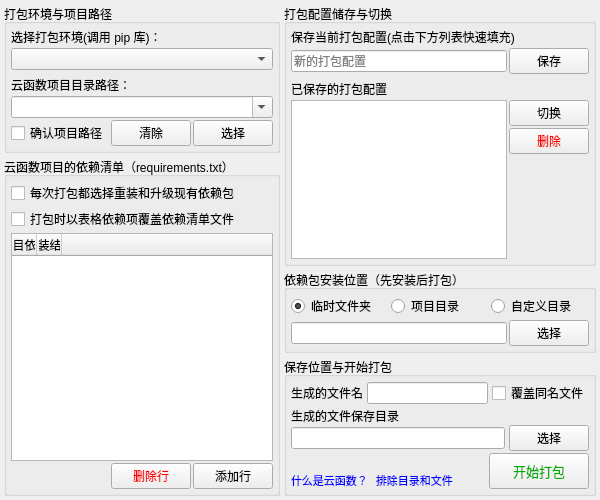
<?xml version="1.0" encoding="UTF-8"?>
<ui version="4.0">
 <class>cloud_function</class>
 <widget class="QMainWindow" name="cloud_function">
  <property name="windowModality">
   <enum>Qt::WindowModal</enum>
  </property>
  <property name="geometry">
   <rect>
    <x>0</x>
    <y>0</y>
    <width>600</width>
    <height>500</height>
   </rect>
  </property>
  <property name="font">
   <font>
    <family>Microsoft YaHei UI</family>
   </font>
  </property>
  <property name="windowTitle">
   <string>云函数部署程序打包工具</string>
  </property>
  <widget class="QWidget" name="centralwidget">
   <layout class="QHBoxLayout" name="horizontalLayout_12">
    <property name="spacing">
     <number>4</number>
    </property>
    <property name="leftMargin">
     <number>4</number>
    </property>
    <property name="topMargin">
     <number>4</number>
    </property>
    <property name="rightMargin">
     <number>4</number>
    </property>
    <property name="bottomMargin">
     <number>4</number>
    </property>
    <item>
     <layout class="QVBoxLayout" name="verticalLayout_3" stretch="0,1">
      <item>
       <widget class="QGroupBox" name="groupBox_2">
        <property name="title">
         <string>打包环境与项目路径</string>
        </property>
        <layout class="QVBoxLayout" name="verticalLayout_5">
         <property name="leftMargin">
          <number>4</number>
         </property>
         <property name="topMargin">
          <number>4</number>
         </property>
         <property name="rightMargin">
          <number>4</number>
         </property>
         <property name="bottomMargin">
          <number>4</number>
         </property>
         <item>
          <layout class="QVBoxLayout" name="verticalLayout">
           <property name="spacing">
            <number>2</number>
           </property>
           <item>
            <widget class="QLabel" name="label">
             <property name="text">
              <string>选择打包环境(调用 pip 库)：</string>
             </property>
            </widget>
           </item>
           <item>
            <widget class="QComboBox" name="uiComboBox_python_envs"/>
           </item>
          </layout>
         </item>
         <item>
          <layout class="QVBoxLayout" name="verticalLayout_4">
           <property name="spacing">
            <number>2</number>
           </property>
           <item>
            <widget class="QLabel" name="label_3">
             <property name="text">
              <string>云函数项目目录路径：</string>
             </property>
            </widget>
           </item>
           <item>
            <widget class="QComboBox" name="uiComboBox_preject_path">
             <property name="editable">
              <bool>true</bool>
             </property>
            </widget>
           </item>
           <item>
            <layout class="QHBoxLayout" name="horizontalLayout_2">
             <item>
              <widget class="QCheckBox" name="uiCheckBox_confirm_project_path">
               <property name="text">
                <string>确认项目路径</string>
               </property>
              </widget>
             </item>
             <item>
              <spacer name="horizontalSpacer">
               <property name="orientation">
                <enum>Qt::Horizontal</enum>
               </property>
               <property name="sizeHint" stdset="0">
                <size>
                 <width>40</width>
                 <height>20</height>
                </size>
               </property>
              </spacer>
             </item>
             <item>
              <widget class="QPushButton" name="uiPushButton_clear_path">
               <property name="text">
                <string>清除</string>
               </property>
              </widget>
             </item>
             <item>
              <widget class="QPushButton" name="uiPushButton_select_projectdir">
               <property name="text">
                <string>选择</string>
               </property>
              </widget>
             </item>
            </layout>
           </item>
          </layout>
         </item>
        </layout>
       </widget>
      </item>
      <item>
       <widget class="QGroupBox" name="groupBox">
        <property name="title">
         <string>云函数项目的依赖清单（requirements.txt）</string>
        </property>
        <layout class="QVBoxLayout" name="verticalLayout_2">
         <property name="spacing">
          <number>2</number>
         </property>
         <property name="leftMargin">
          <number>4</number>
         </property>
         <property name="topMargin">
          <number>4</number>
         </property>
         <property name="rightMargin">
          <number>4</number>
         </property>
         <property name="bottomMargin">
          <number>4</number>
         </property>
         <item>
          <widget class="QCheckBox" name="uiCheckBox_upgrade_requires">
           <property name="text">
            <string>每次打包都选择重装和升级现有依赖包</string>
           </property>
          </widget>
         </item>
         <item>
          <widget class="QCheckBox" name="uiCheckBox_overwrite_requirement">
           <property name="text">
            <string>打包时以表格依赖项覆盖依赖清单文件</string>
           </property>
          </widget>
         </item>
         <item>
          <widget class="QTableWidget" name="uiTableWidget_reqirement_lines">
           <property name="selectionMode">
            <enum>QAbstractItemView::SingleSelection</enum>
           </property>
           <property name="selectionBehavior">
            <enum>QAbstractItemView::SelectRows</enum>
           </property>
           <property name="cornerButtonEnabled">
            <bool>false</bool>
           </property>
           <attribute name="horizontalHeaderDefaultSectionSize">
            <number>25</number>
           </attribute>
           <attribute name="horizontalHeaderHighlightSections">
            <bool>false</bool>
           </attribute>
           <attribute name="horizontalHeaderStretchLastSection">
            <bool>true</bool>
           </attribute>
           <attribute name="verticalHeaderVisible">
            <bool>false</bool>
           </attribute>
           <column>
            <property name="text">
             <string>项目依赖</string>
            </property>
           </column>
           <column>
            <property name="text">
             <string>安装结果</string>
            </property>
           </column>
           <column>
            <property name="text">
             <string/>
            </property>
           </column>
          </widget>
         </item>
         <item>
          <layout class="QHBoxLayout" name="horizontalLayout_3">
           <item>
            <spacer name="horizontalSpacer_3">
             <property name="orientation">
              <enum>Qt::Horizontal</enum>
             </property>
             <property name="sizeHint" stdset="0">
              <size>
               <width>40</width>
               <height>20</height>
              </size>
             </property>
            </spacer>
           </item>
           <item>
            <widget class="QPushButton" name="uiPushButton_delete_line">
             <property name="palette">
              <palette>
               <active>
                <colorrole role="ButtonText">
                 <brush brushstyle="SolidPattern">
                  <color alpha="255">
                   <red>255</red>
                   <green>0</green>
                   <blue>0</blue>
                  </color>
                 </brush>
                </colorrole>
               </active>
               <inactive>
                <colorrole role="ButtonText">
                 <brush brushstyle="SolidPattern">
                  <color alpha="255">
                   <red>255</red>
                   <green>0</green>
                   <blue>0</blue>
                  </color>
                 </brush>
                </colorrole>
               </inactive>
               <disabled>
                <colorrole role="ButtonText">
                 <brush brushstyle="SolidPattern">
                  <color alpha="255">
                   <red>120</red>
                   <green>120</green>
                   <blue>120</blue>
                  </color>
                 </brush>
                </colorrole>
               </disabled>
              </palette>
             </property>
             <property name="text">
              <string>删除行</string>
             </property>
            </widget>
           </item>
           <item>
            <widget class="QPushButton" name="uiPushButton_add_line">
             <property name="text">
              <string>添加行</string>
             </property>
            </widget>
           </item>
          </layout>
         </item>
        </layout>
       </widget>
      </item>
     </layout>
    </item>
    <item>
     <layout class="QVBoxLayout" name="verticalLayout_14">
      <item>
       <widget class="QGroupBox" name="groupBox_5">
        <property name="title">
         <string>打包配置储存与切换</string>
        </property>
        <layout class="QVBoxLayout" name="verticalLayout_10">
         <property name="leftMargin">
          <number>4</number>
         </property>
         <property name="topMargin">
          <number>4</number>
         </property>
         <property name="rightMargin">
          <number>4</number>
         </property>
         <property name="bottomMargin">
          <number>4</number>
         </property>
         <item>
          <layout class="QVBoxLayout" name="verticalLayout_9">
           <property name="spacing">
            <number>2</number>
           </property>
           <item>
            <widget class="QLabel" name="label_5">
             <property name="text">
              <string>保存当前打包配置(点击下方列表快速填充)</string>
             </property>
            </widget>
           </item>
           <item>
            <layout class="QHBoxLayout" name="horizontalLayout_6" stretch="1,0">
             <item>
              <widget class="QLineEdit" name="uiLineEdit_config_name">
               <property name="placeholderText">
                <string>新的打包配置</string>
               </property>
              </widget>
             </item>
             <item>
              <widget class="QPushButton" name="uiPushButton_save_config">
               <property name="text">
                <string>保存</string>
               </property>
              </widget>
             </item>
            </layout>
           </item>
          </layout>
         </item>
         <item>
          <layout class="QVBoxLayout" name="verticalLayout_8">
           <property name="spacing">
            <number>2</number>
           </property>
           <item>
            <widget class="QLabel" name="label_6">
             <property name="text">
              <string>已保存的打包配置</string>
             </property>
            </widget>
           </item>
           <item>
            <layout class="QHBoxLayout" name="horizontalLayout_5" stretch="1,0">
             <item>
              <widget class="QListWidget" name="uiListWidget_config_list"/>
             </item>
             <item>
              <layout class="QVBoxLayout" name="verticalLayout_7">
               <item>
                <widget class="QPushButton" name="uiPushButton_switch_config">
                 <property name="text">
                  <string>切换</string>
                 </property>
                </widget>
               </item>
               <item>
                <widget class="QPushButton" name="uiPushButton_delete_config">
                 <property name="palette">
                  <palette>
                   <active>
                    <colorrole role="ButtonText">
                     <brush brushstyle="SolidPattern">
                      <color alpha="255">
                       <red>255</red>
                       <green>0</green>
                       <blue>0</blue>
                      </color>
                     </brush>
                    </colorrole>
                   </active>
                   <inactive>
                    <colorrole role="ButtonText">
                     <brush brushstyle="SolidPattern">
                      <color alpha="255">
                       <red>255</red>
                       <green>0</green>
                       <blue>0</blue>
                      </color>
                     </brush>
                    </colorrole>
                   </inactive>
                   <disabled>
                    <colorrole role="ButtonText">
                     <brush brushstyle="SolidPattern">
                      <color alpha="255">
                       <red>120</red>
                       <green>120</green>
                       <blue>120</blue>
                      </color>
                     </brush>
                    </colorrole>
                   </disabled>
                  </palette>
                 </property>
                 <property name="text">
                  <string>删除</string>
                 </property>
                </widget>
               </item>
               <item>
                <spacer name="verticalSpacer_2">
                 <property name="orientation">
                  <enum>Qt::Vertical</enum>
                 </property>
                 <property name="sizeHint" stdset="0">
                  <size>
                   <width>20</width>
                   <height>40</height>
                  </size>
                 </property>
                </spacer>
               </item>
              </layout>
             </item>
            </layout>
           </item>
          </layout>
         </item>
        </layout>
       </widget>
      </item>
      <item>
       <widget class="QGroupBox" name="groupBox_3">
        <property name="title">
         <string>依赖包安装位置（先安装后打包）</string>
        </property>
        <layout class="QVBoxLayout" name="verticalLayout_6">
         <property name="spacing">
          <number>2</number>
         </property>
         <property name="leftMargin">
          <number>4</number>
         </property>
         <property name="topMargin">
          <number>4</number>
         </property>
         <property name="rightMargin">
          <number>4</number>
         </property>
         <property name="bottomMargin">
          <number>4</number>
         </property>
         <item>
          <layout class="QHBoxLayout" name="horizontalLayout_4">
           <item>
            <widget class="QRadioButton" name="uiRadioButton_using_autotempdir">
             <property name="text">
              <string>临时文件夹</string>
             </property>
             <property name="checked">
              <bool>true</bool>
             </property>
            </widget>
           </item>
           <item>
            <widget class="QRadioButton" name="uiRadioButton_using_projectdir">
             <property name="text">
              <string>项目目录</string>
             </property>
            </widget>
           </item>
           <item>
            <widget class="QRadioButton" name="uiRadioButton_using_customtemp">
             <property name="text">
              <string>自定义目录</string>
             </property>
            </widget>
           </item>
          </layout>
         </item>
         <item>
          <layout class="QHBoxLayout" name="horizontalLayout">
           <item>
            <widget class="QLineEdit" name="uiLineEdit_customdir_path"/>
           </item>
           <item>
            <widget class="QPushButton" name="uiPushButton_select_customdir">
             <property name="text">
              <string>选择</string>
             </property>
            </widget>
           </item>
          </layout>
         </item>
        </layout>
       </widget>
      </item>
      <item>
       <widget class="QGroupBox" name="groupBox_4">
        <property name="title">
         <string>保存位置与开始打包</string>
        </property>
        <layout class="QVBoxLayout" name="verticalLayout_13">
         <property name="spacing">
          <number>2</number>
         </property>
         <property name="leftMargin">
          <number>4</number>
         </property>
         <property name="topMargin">
          <number>4</number>
         </property>
         <property name="rightMargin">
          <number>4</number>
         </property>
         <property name="bottomMargin">
          <number>4</number>
         </property>
         <item>
          <layout class="QHBoxLayout" name="horizontalLayout_8">
           <property name="spacing">
            <number>4</number>
           </property>
           <item>
            <widget class="QLabel" name="label_2">
             <property name="text">
              <string>生成的文件名</string>
             </property>
            </widget>
           </item>
           <item>
            <widget class="QLineEdit" name="uiLineEdit_generatedname"/>
           </item>
           <item>
            <widget class="QCheckBox" name="uiCheckBox_overwrite_samefile">
             <property name="text">
              <string>覆盖同名文件</string>
             </property>
            </widget>
           </item>
          </layout>
         </item>
         <item>
          <layout class="QVBoxLayout" name="verticalLayout_11">
           <property name="spacing">
            <number>0</number>
           </property>
           <item>
            <widget class="QLabel" name="label_4">
             <property name="text">
              <string>生成的文件保存目录</string>
             </property>
            </widget>
           </item>
           <item>
            <layout class="QHBoxLayout" name="horizontalLayout_9">
             <property name="spacing">
              <number>4</number>
             </property>
             <item>
              <widget class="QLineEdit" name="uiLineEdit_generateddir"/>
             </item>
             <item>
              <widget class="QPushButton" name="uiPushButton_select_generateddir">
               <property name="text">
                <string>选择</string>
               </property>
              </widget>
             </item>
            </layout>
           </item>
          </layout>
         </item>
         <item>
          <layout class="QHBoxLayout" name="horizontalLayout_11">
           <property name="spacing">
            <number>4</number>
           </property>
           <item>
            <layout class="QVBoxLayout" name="verticalLayout_12">
             <property name="spacing">
              <number>0</number>
             </property>
             <item>
              <layout class="QHBoxLayout" name="horizontalLayout_7" stretch="0,1">
               <property name="spacing">
                <number>4</number>
               </property>
               <item>
                <widget class="QLabel" name="uiLabel_working_movie">
                 <property name="text">
                  <string/>
                 </property>
                </widget>
               </item>
               <item>
                <widget class="QLabel" name="uiLabel_working_tips">
                 <property name="text">
                  <string/>
                 </property>
                </widget>
               </item>
              </layout>
             </item>
             <item>
              <layout class="QHBoxLayout" name="horizontalLayout_10" stretch="0,1">
               <property name="spacing">
                <number>8</number>
               </property>
               <item>
                <widget class="QLabel" name="uiLabel_whatis_cloudfunction">
                 <property name="palette">
                  <palette>
                   <active>
                    <colorrole role="WindowText">
                     <brush brushstyle="SolidPattern">
                      <color alpha="255">
                       <red>0</red>
                       <green>0</green>
                       <blue>255</blue>
                      </color>
                     </brush>
                    </colorrole>
                   </active>
                   <inactive>
                    <colorrole role="WindowText">
                     <brush brushstyle="SolidPattern">
                      <color alpha="255">
                       <red>0</red>
                       <green>0</green>
                       <blue>255</blue>
                      </color>
                     </brush>
                    </colorrole>
                   </inactive>
                   <disabled>
                    <colorrole role="WindowText">
                     <brush brushstyle="SolidPattern">
                      <color alpha="255">
                       <red>120</red>
                       <green>120</green>
                       <blue>120</blue>
                      </color>
                     </brush>
                    </colorrole>
                   </disabled>
                  </palette>
                 </property>
                 <property name="font">
                  <font>
                   <family>Microsoft YaHei UI</family>
                   <pointsize>8</pointsize>
                  </font>
                 </property>
                 <property name="cursor">
                  <cursorShape>PointingHandCursor</cursorShape>
                 </property>
                 <property name="text">
                  <string>什么是云函数？</string>
                 </property>
                </widget>
               </item>
               <item>
                <widget class="QLabel" name="uiLabel_set_excludes">
                 <property name="palette">
                  <palette>
                   <active>
                    <colorrole role="WindowText">
                     <brush brushstyle="SolidPattern">
                      <color alpha="255">
                       <red>0</red>
                       <green>0</green>
                       <blue>255</blue>
                      </color>
                     </brush>
                    </colorrole>
                   </active>
                   <inactive>
                    <colorrole role="WindowText">
                     <brush brushstyle="SolidPattern">
                      <color alpha="255">
                       <red>0</red>
                       <green>0</green>
                       <blue>255</blue>
                      </color>
                     </brush>
                    </colorrole>
                   </inactive>
                   <disabled>
                    <colorrole role="WindowText">
                     <brush brushstyle="SolidPattern">
                      <color alpha="255">
                       <red>120</red>
                       <green>120</green>
                       <blue>120</blue>
                      </color>
                     </brush>
                    </colorrole>
                   </disabled>
                  </palette>
                 </property>
                 <property name="font">
                  <font>
                   <family>Microsoft YaHei UI</family>
                   <pointsize>8</pointsize>
                  </font>
                 </property>
                 <property name="cursor">
                  <cursorShape>PointingHandCursor</cursorShape>
                 </property>
                 <property name="text">
                  <string>排除目录和文件</string>
                 </property>
                </widget>
               </item>
              </layout>
             </item>
            </layout>
           </item>
           <item>
            <widget class="QPushButton" name="uiPushButton_start_scfpacking">
             <property name="minimumSize">
              <size>
               <width>100</width>
               <height>36</height>
              </size>
             </property>
             <property name="palette">
              <palette>
               <active>
                <colorrole role="ButtonText">
                 <brush brushstyle="SolidPattern">
                  <color alpha="255">
                   <red>0</red>
                   <green>170</green>
                   <blue>0</blue>
                  </color>
                 </brush>
                </colorrole>
               </active>
               <inactive>
                <colorrole role="ButtonText">
                 <brush brushstyle="SolidPattern">
                  <color alpha="255">
                   <red>0</red>
                   <green>170</green>
                   <blue>0</blue>
                  </color>
                 </brush>
                </colorrole>
               </inactive>
               <disabled>
                <colorrole role="ButtonText">
                 <brush brushstyle="SolidPattern">
                  <color alpha="255">
                   <red>120</red>
                   <green>120</green>
                   <blue>120</blue>
                  </color>
                 </brush>
                </colorrole>
               </disabled>
              </palette>
             </property>
             <property name="font">
              <font>
               <family>Microsoft YaHei UI</family>
               <pointsize>10</pointsize>
              </font>
             </property>
             <property name="text">
              <string>开始打包</string>
             </property>
            </widget>
           </item>
          </layout>
         </item>
        </layout>
       </widget>
      </item>
     </layout>
    </item>
   </layout>
  </widget>
 </widget>
 <resources/>
 <connections/>
</ui>
